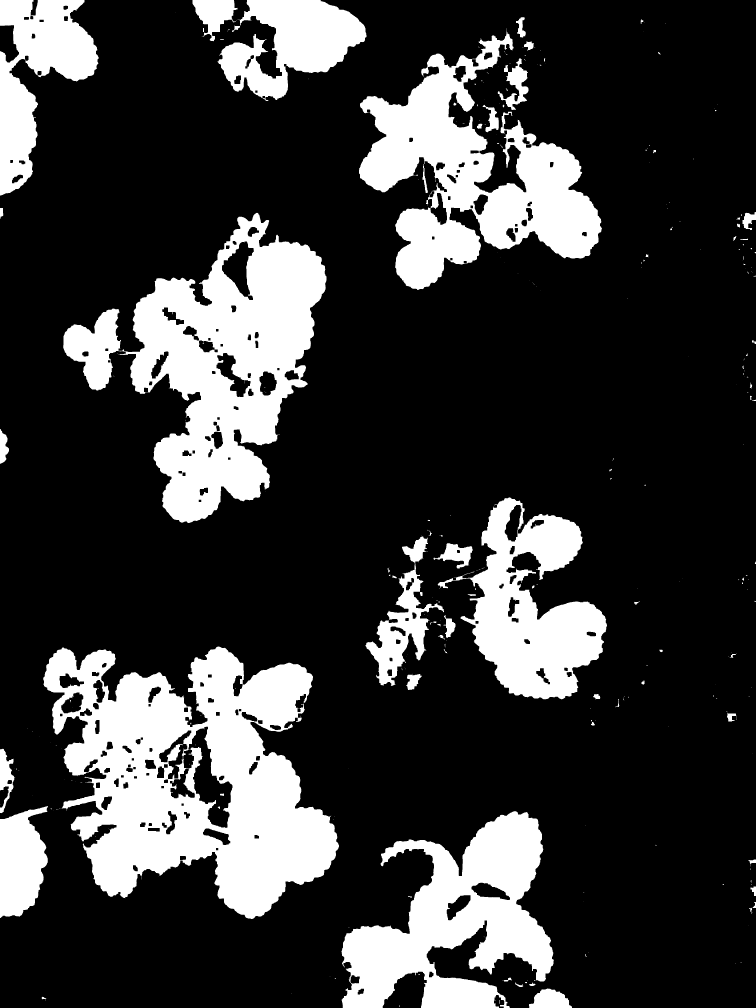
#> input picture src/runner_cutting/Canopy_mask/IMG_1590_mask.png, 3024 x 4032 px (shown at 1/4 size)
$ python circles.py
#> lines starting #> are read from the running program, lines starting #| are printed output that depends on the picture; after the words box and inside, x2 and y2 are one past the last pixel; in counts of white or black regions, pixels touching at a corner belong together
import cv2
import numpy as np
image = cv2.resize(cv2.imread("IMG_1590_mask.png"), (640,780))
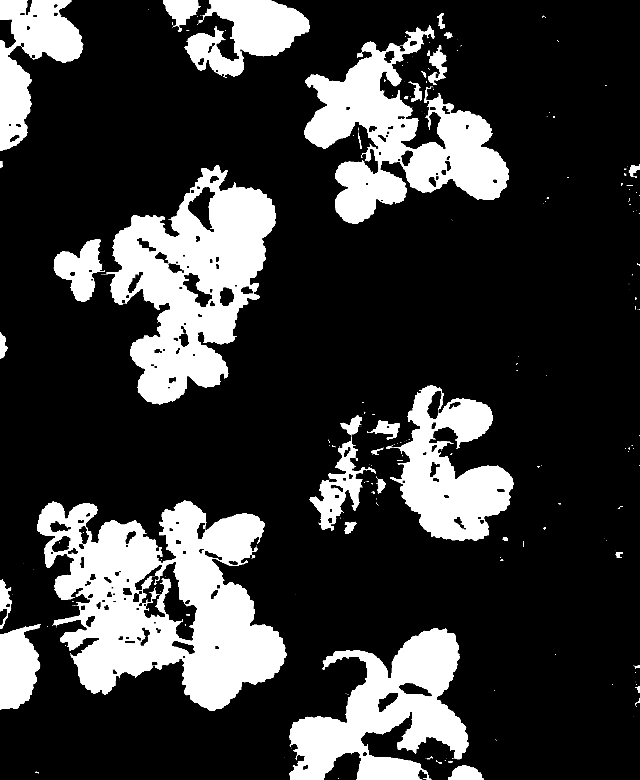
#> image: shape (780, 640, 3); min 0, max 255, mean 57.2
gray = cv2.cvtColor(image, cv2.COLOR_BGR2GRAY)
circles = cv2.HoughCircles(gray, cv2.HOUGH_GRADIENT, 2, 1000)
#> circles = [[333, 403, 247.6]]
#output = cv2.imread("../Canopy_masked/IMG_1590_mask.png")
output = image.copy()


if circles is not None:
	# convert the (x, y) coordinates and radius of the circles to integers
	circles = np.round(circles[0, :]).astype("int")
#> circles = [[333, 403, 248]]
	# loop over the (x, y) coordinates and radius of the circles
	for (x, y, r) in circles:
		# draw the circle in the output image, then draw a rectangle
		# corresponding to the center of the circle
		cv2.circle(output, (x, y), r, (0, 255, 0), 4)
		cv2.rectangle(output, (x - 5, y - 5), (x + 5, y + 5), (0, 128, 255), -1)
#> this loop made 1 pass
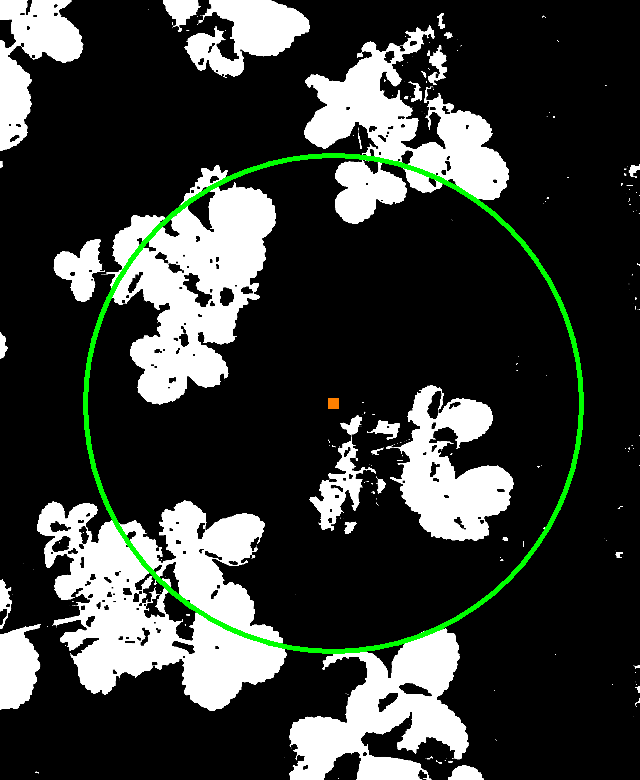
#> output: shape (780, 640, 3); 1.58% of pixels changed, all inside (x1, y1, x2, y2) = (83, 153, 584, 654)
	# show the output image
	cv2.imshow("output", np.hstack([image, output]))
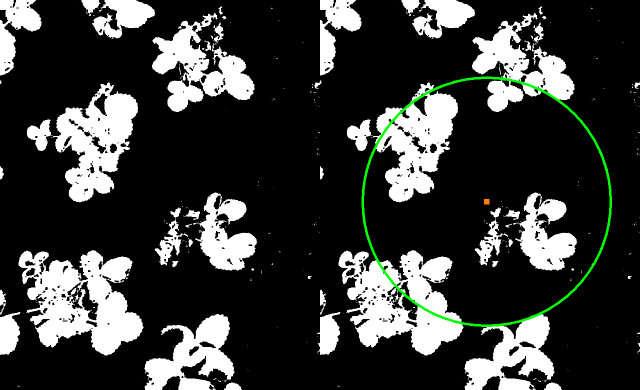
#> window 'output': shape (780, 1280, 3) (shown at 1/2 size); mean B, G, R 56.6, 58.6, 56.7
	cv2.waitKey(0)

$ run again, with src/runner_cutting/Canopy_mask/IMG_1568_mask.png copied over src/runner_cutting/Canopy_mask/IMG_1590_mask.png
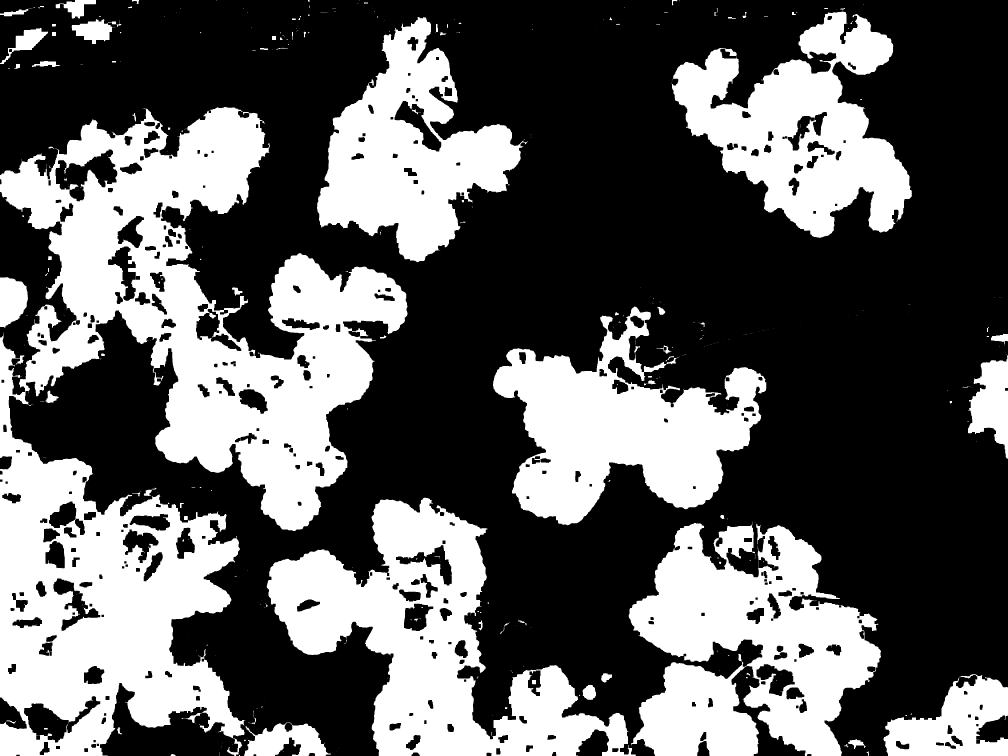
#> input picture src/runner_cutting/Canopy_mask/IMG_1568_mask.png, 4032 x 3024 px (shown at 1/4 size)
#> circles = [[295, 425, 289]]
#> the loop `for (x, y, r) in circles:` made 1 pass
#> after the loop `for (x, y, r) in circles:`:
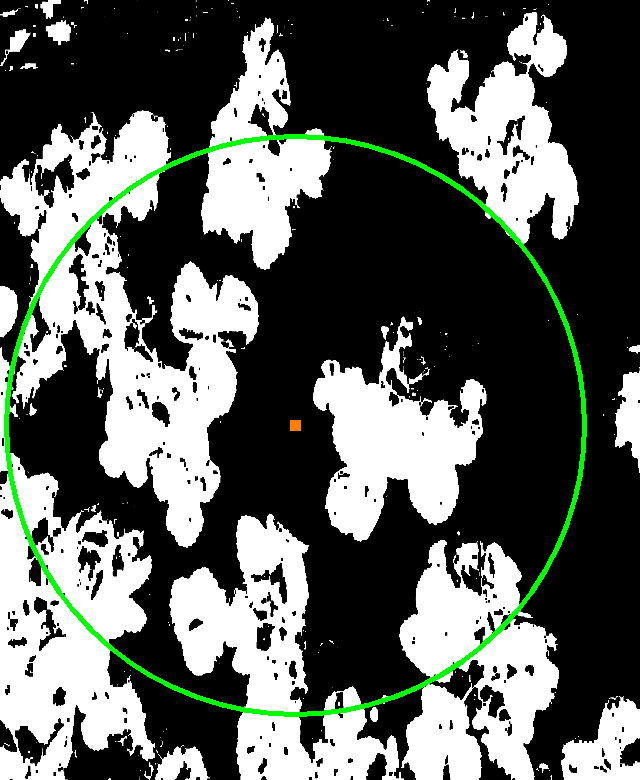
#> output: shape (780, 640, 3); mean B, G, R 92, 96.6, 92
#> `cv2.imshow("output", np.hstack([image, output]))`:
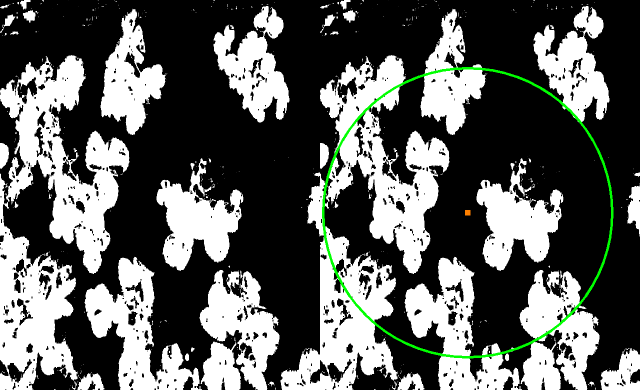
#> window 'output': shape (780, 1280, 3) (shown at 1/2 size); mean B, G, R 92.9, 95.2, 92.9

$ run again, with src/runner_cutting/Canopy_mask/IMG_1571_mask.png copied over src/runner_cutting/Canopy_mask/IMG_1590_mask.png
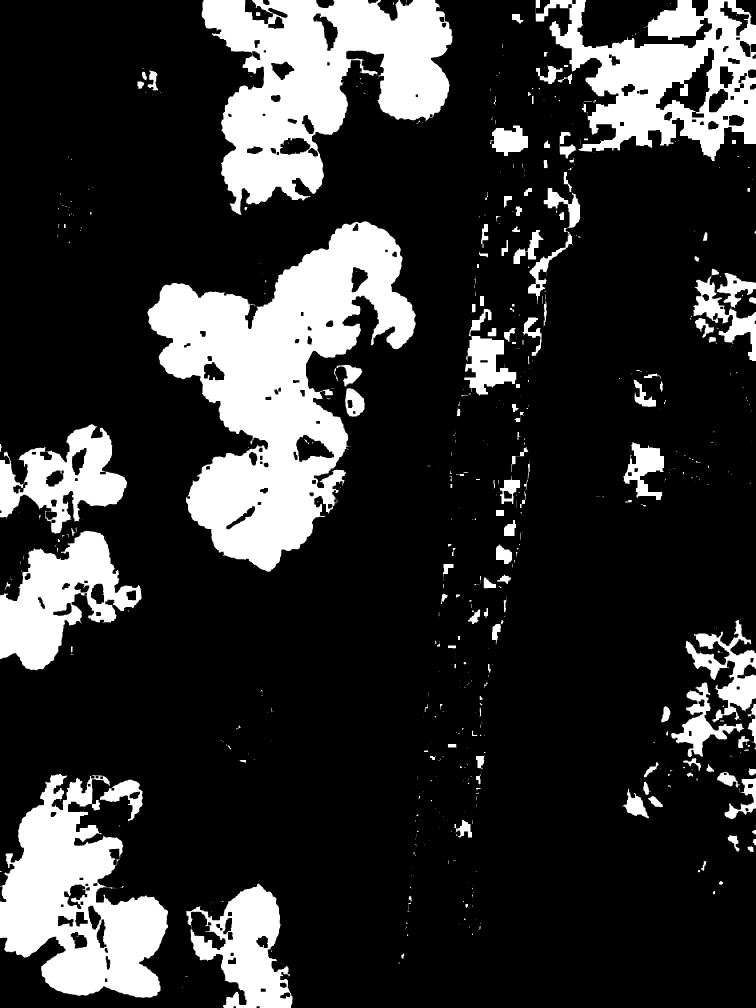
#> input picture src/runner_cutting/Canopy_mask/IMG_1571_mask.png, 3024 x 4032 px (shown at 1/4 size)
#> circles = [[299, 461, 282]]
#> the loop `for (x, y, r) in circles:` made 1 pass
#> after the loop `for (x, y, r) in circles:`:
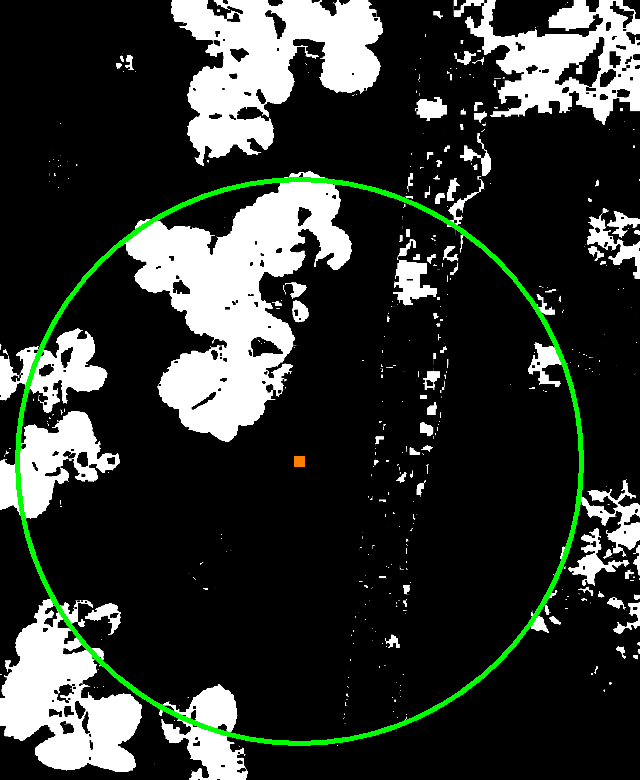
#> output: shape (780, 640, 3); mean B, G, R 49.1, 53.6, 49.2
#> `cv2.imshow("output", np.hstack([image, output]))`:
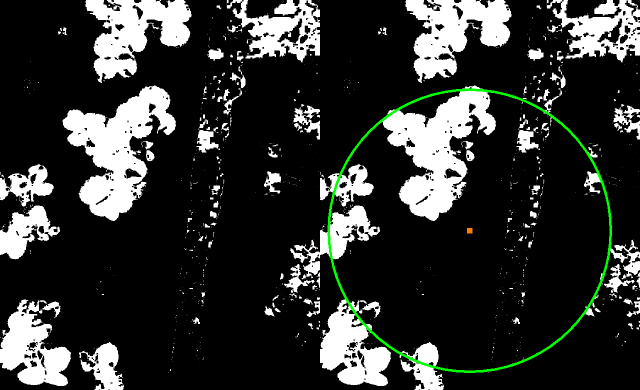
#> window 'output': shape (780, 1280, 3) (shown at 1/2 size); mean B, G, R 49.5, 51.8, 49.5
